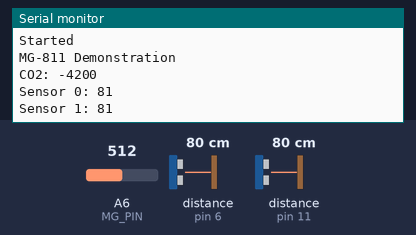
The sketch below on a simulated Arduino Nano, built with avr-gcc and run on an emulated ATmega328P. Parts: the last lines printed to the serial monitor. Inputs (shaded band) come from the test bench; at power-on: distance to the obstacle (sensors on pin 6, pin 11) 80 cm, A6 (MG_PIN) = 512. The echo pulse lasts 58.3 µs per cm.

Above: at 1.2 s.
1.3 s: distance to the obstacle (sensor on pin 6) set to 2 cm
At 2.2 s:
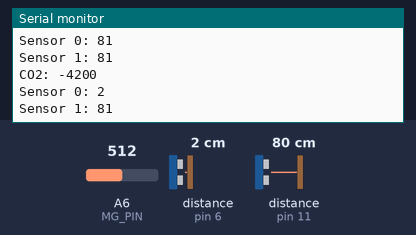
2.8 s: distance to the obstacle (sensor on pin 11) set to 2 cm
At 4.2 s:
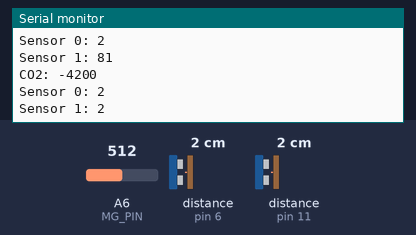
4.3 s: A6 (MG_PIN) set to 490
At 5.7 s:
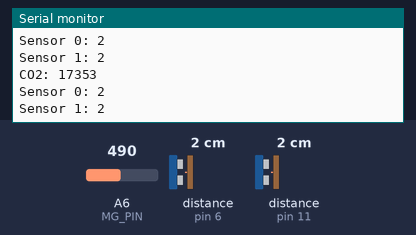
5.8 s: distance to the obstacle (sensor on pin 6) set to 4 cm
At 7.1 s:
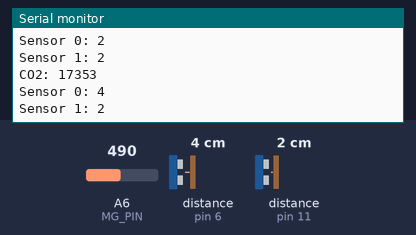
7.3 s: distance to the obstacle (sensor on pin 11) set to 4 cm
At 8.5 s:
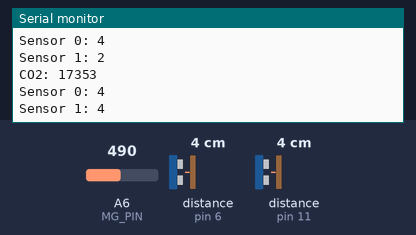
8.8 s: A6 (MG_PIN) set to 510
At 10.1 s:
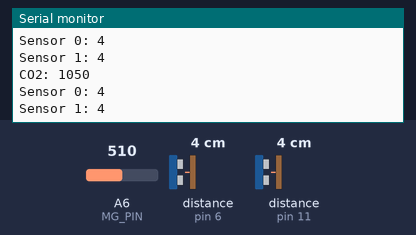
Timing chart, 0 to 11.3 s (numbered marks = the images above; inputs shaded):
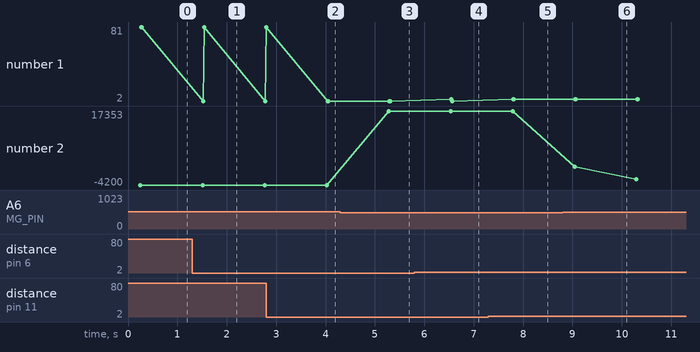

Measured:
- after the input at 1.3 s, the serial monitor: prints a new line after 0.23 s (image 1)
- after the input at 2.8 s, the serial monitor: prints a new line after 1.3 s (image 2)
- after the input at 4.3 s, the serial monitor: prints a new line after 0.98 s (image 3)
- after the input at 5.8 s, the serial monitor: prints a new line after 0.75 s (image 4)
- after the input at 7.3 s, the serial monitor: prints a new line after 0.52 s (image 5)
- after the input at 8.8 s, the serial monitor: prints a new line after 0.24 s (image 6)
- plotted number 2: -4200 → 17353 after the input at 4.3 s, 17353 → -2497 after the input at 8.8 s

The sketch:

sensor_arduino_nano_sender_copy_LATEST.ino
```cpp
/************************Hardware Related Macros************************************/
#define MG_PIN              (A6)      // Define analog input channel for CO2 sensor
#define DC_GAIN             (8.5)     // DC gain of amplifier

/***********************Software Related Macros************************************/
#define READ_SAMPLE_INTERVAL    (50)  // Time interval for sampling in normal operation
#define READ_SAMPLE_TIMES       (5)   // Number of samples to take in normal operation

/**********************Application Related Macros**********************************/
#define ZERO_POINT_VOLTAGE     (3.3504/8.5) // Output of the sensor in volts at 400PPM CO2 concentration for 5V sensor
#define REACTION_VOLTGAE       (0.030) // Voltage drop of the sensor when moving from air into 1000ppm CO2

/*****************************Globals***********************************************/
float CO2Curve[3] = {2.602, ZERO_POINT_VOLTAGE, (REACTION_VOLTGAE / (2.602 - 3))};

#include <NewPing.h>

#define SONAR_NUM 2      // Number of ultrasonic sensors
#define MAX_DISTANCE 500 // Maximum distance (in cm) to ping

NewPing sonar[SONAR_NUM] = {   // Sensor object array
  NewPing(5, 6, MAX_DISTANCE),  // Trigger pin, echo pin, and max distance for the first sensor
  NewPing(12, 11, MAX_DISTANCE) // Trigger pin, echo pin, and max distance for the second sensor
};

void setup() {
  Serial.begin(9600); // Initialize serial communication
  Serial.println("Started");
  Serial.println("MG-811 Demonstration");
}

void loop() {
  co2_read();   // Read CO2 levels
  proximity();  // Measure proximity using ultrasonic sensors
  delay(1000);  // Delay between readings
}

void co2_read() {
  float volts = MGRead(MG_PIN); // Read voltage from CO2 sensor
  int percentage = MGGetPercentage(volts, CO2Curve); // Calculate CO2 percentage
  Serial.print("CO2: ");
  if (percentage == -1) {
    Serial.println("400");
  } else {
    Serial.println(percentage);
  }
}

float MGRead(int mg_pin) {
  float v = 0;
  for (int i = 0; i < READ_SAMPLE_TIMES; i++) {
    v += analogRead(mg_pin); // Read analog input
    delay(READ_SAMPLE_INTERVAL);
  }
  v = (v / READ_SAMPLE_TIMES) * (3.9 / 1024); // Convert to voltage for 3.9V
  return v;
}

int MGGetPercentage(float volts, float *pcurve) {
  if ((volts / DC_GAIN) >= ZERO_POINT_VOLTAGE) {
    return -1; // Sensor value out of range
  } else {
    return pow(10, ((volts / DC_GAIN) - pcurve[1]) / pcurve[2] + pcurve[0]); // Calculate CO2 percentage
  }
}

void proximity() {
  // Ping the first sensor
  int distance_sensor_0 = sonar[0].ping_cm();
  Serial.print("Sensor 0: ");
  Serial.println(distance_sensor_0);

  // Ping the second sensor
  int distance_sensor_1 = sonar[1].ping_cm();
  Serial.print("Sensor 1: ");
  Serial.println(distance_sensor_1);
}
```
